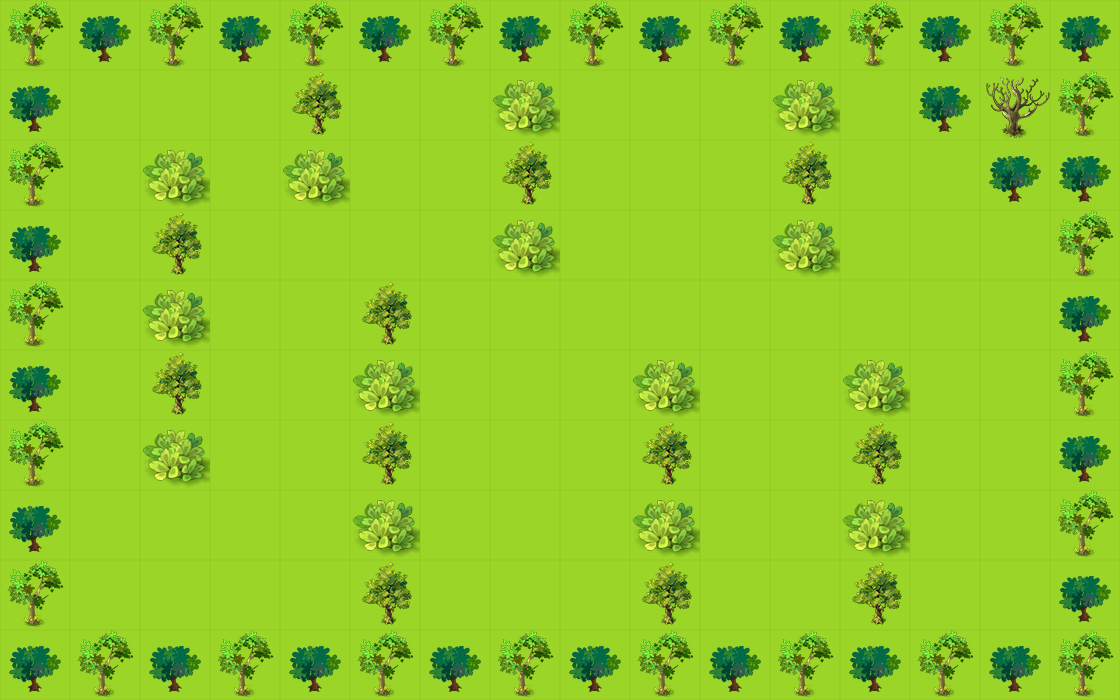

This is a level from a 2D game, rendered from its Tiled map with the project's own tilesets. A one-line summary and the map file follow, with tile-layer data summarised:
An orthogonal 16x10 tile map with 70x70 px tiles, 2 tile layers (bgLayer, walkLayer) and 8 objects (2x monster_0, player, key, exit, box_1, ...).

<map version="1.0" orientation="orthogonal" renderorder="right-down" width="16" height="10" tilewidth="70" tileheight="70" nextobjectid="12">
 <tileset firstgid="1" name="素材" tilewidth="70" tileheight="70" tilecount="100">
  <image source="素材.png" width="700" height="700" />
 </tileset>
 <layer name="bgLayer" width="16" height="10">
  <data>[160 cells, 160 non-empty, 1 distinct tile ids]</data>
 </layer>
 <layer name="walkLayer" width="16" height="10">
  <data>[160 cells, 77 non-empty, 5 distinct tile ids]</data>
 </layer>
 <objectgroup name="object0">
  <object id="1" name="player" x="70" y="70" width="70" height="70" />
 </objectgroup>
 <objectgroup name="object1">
  <object id="2" name="key" x="420" y="560" width="70" height="70" />
  <object id="3" name="exit" x="910" y="140" width="70" height="70" />
 </objectgroup>
 <objectgroup name="object2">
  <object id="4" name="box_1" x="350" y="70" width="70" height="70" />
  <object id="5" name="box_3" x="910" y="560" width="70" height="70" />
  <object id="6" name="box_2" x="490" y="560" width="70" height="70" />
 </objectgroup>
 <objectgroup name="object4">
  <object id="9" name="monster_0" x="910" y="280" width="70" height="70">
   <properties>
    <property name="dirX" value="1" />
    <property name="dirY" value="0" />
    <property name="path" value="monster_0.png" />
    <property name="reverse" value="-1" />
    <property name="speed" value="100" />
   </properties>
  </object>
  <object id="11" name="monster_0" x="560" y="140" width="70" height="70">
   <properties>
    <property name="dirX" value="1" />
    <property name="dirY" value="0" />
    <property name="path" value="monster_0.png" />
    <property name="reverse" value="-1" />
    <property name="speed" value="100" />
   </properties>
  </object>
 </objectgroup>
</map>
